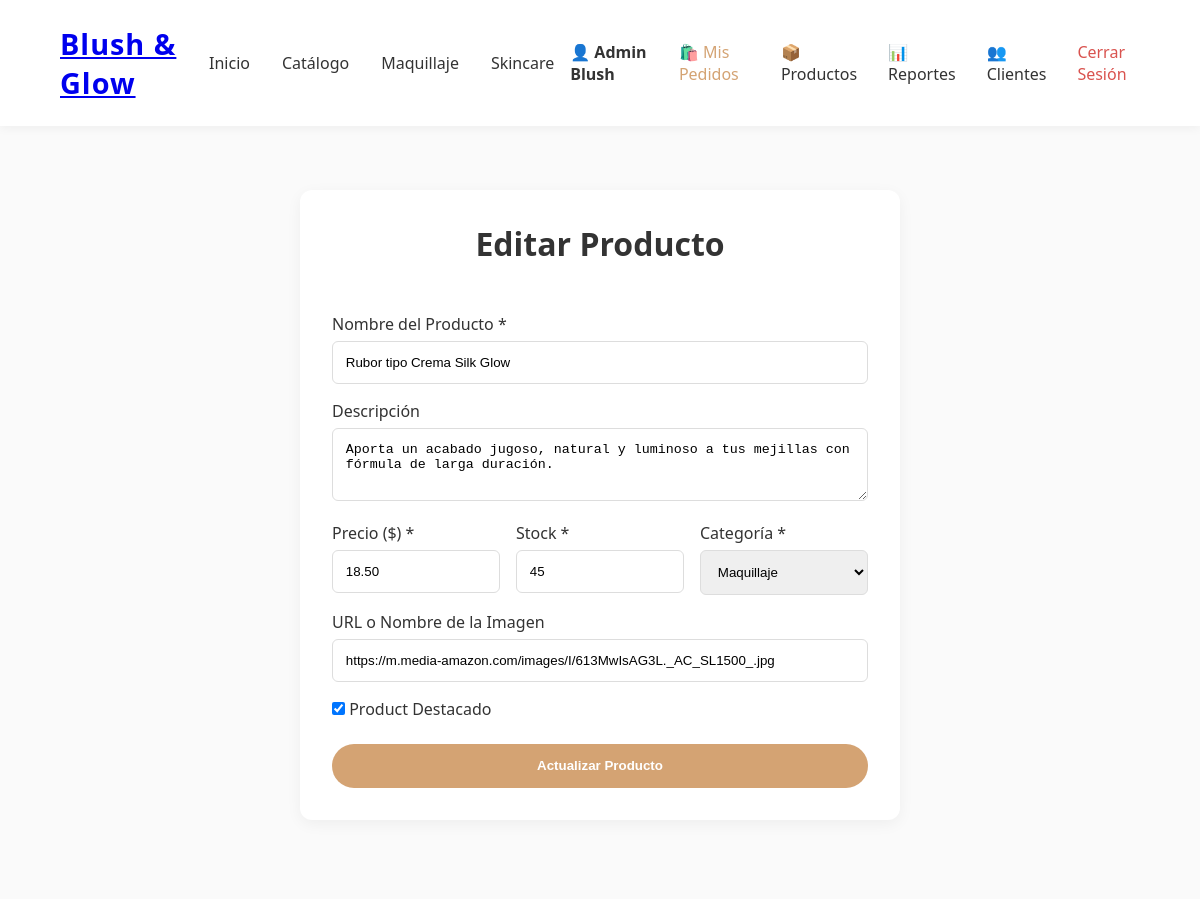
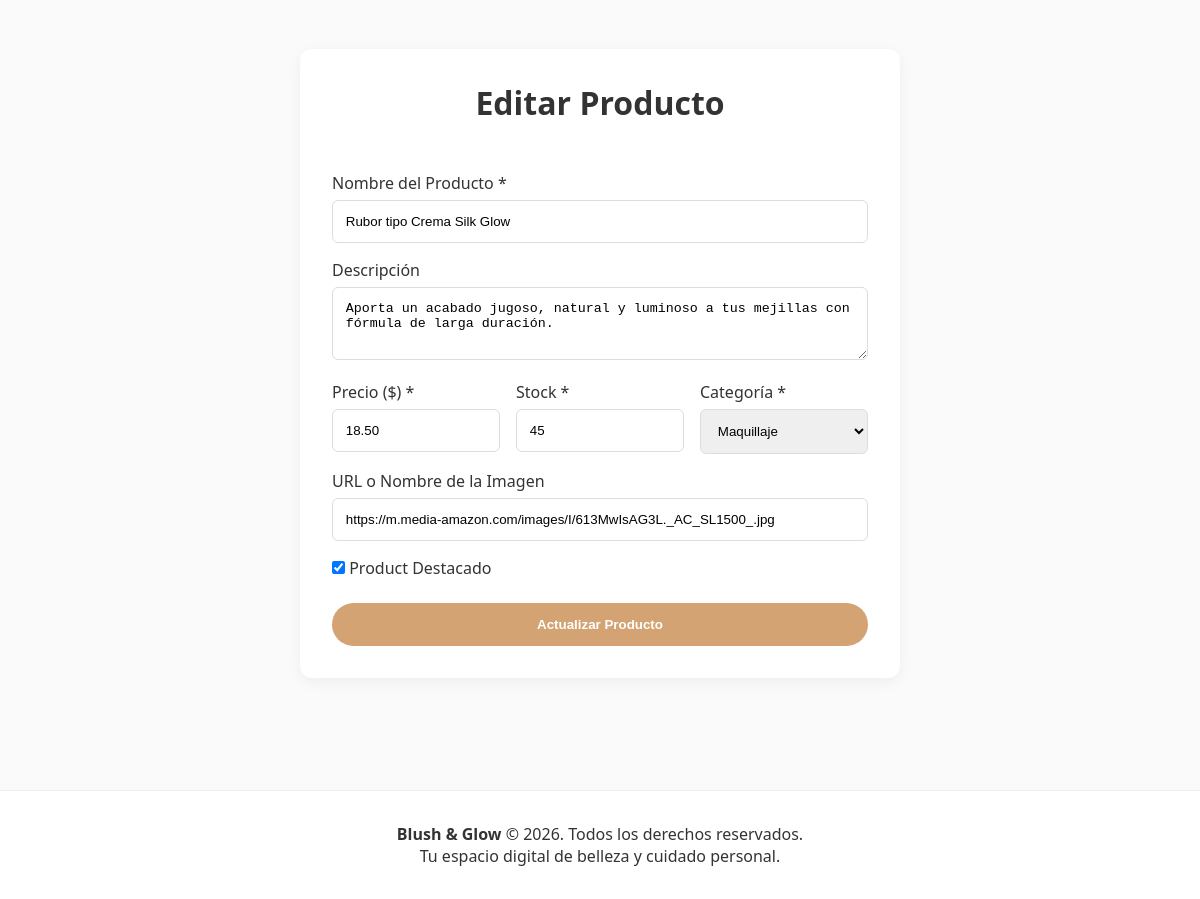
Page /index.php?c=adminProducto&a=editar&id=1 (signed in) on the committed database (2 pictures, top to bottom).
### tables this page shows
CREATE TABLE `productos` (
  `producto_id` int(11) NOT NULL,
  `categoria_id` int(11) DEFAULT NULL,
  `nombre` varchar(150) NOT NULL,
  `descripcion` text,
  `precio` decimal(10,2) NOT NULL,
  `stock` int(11) NOT NULL DEFAULT '0',
  `imagen_url` varchar(255) DEFAULT 'default-product.jpg',
  `es_destacado` tinyint(1) DEFAULT '0',
  `fecha_creacion` timestamp NOT NULL DEFAULT CURRENT_TIMESTAMP
);

### controllers/AdminProductoController.php (called while the page is built, shortened)
<?php
require_once __DIR__ . '/../models/ProductoModel.php';
class AdminProductoController {
    private $productoModel;
    public function __construct() {
        $this->productoModel = new ProductoModel();
    }
    public function editar() {
        $id = isset($_GET['id']) ? (int)$_GET['id'] : 0;
        $producto = $this->productoModel->obtenerPorId($id);
        require_once __DIR__ . '/../views/layout/header.php';
        require_once __DIR__ . '/../views/admin/form.php';
        require_once __DIR__ . '/../views/layout/footer.php';
    }
}

### config/Database.php (called while the page is built)
<?php
class Database {
    private static $host = 'localhost';
    private static $dbName = 'blush_and_glow';
    private static $username = 'root';
    private static $password = '';
    private static $conn = null;
    public static function getConnection() {
        if (self::$conn === null) {
            try {
                $dsn = 'mysql:host=' . self::$host . ';dbname=' . self::$dbName . ';charset=utf8mb4';
                $options = [
                    PDO::ATTR_ERRMODE => PDO::ERRMODE_EXCEPTION,
                    PDO::ATTR_DEFAULT_FETCH_MODE => PDO::FETCH_ASSOC,
                    PDO::ATTR_EMULATE_PREPARES => false,
                ];
                self::$conn = new PDO($dsn, self::$username, self::$password, $options);
            } catch (PDOException $e) {
                die("Error de conexión a la base de datos: " . $e->getMessage());
            }
        }
        return self::$conn;
    }
}

### models/ProductoModel.php (called while the page is built, shortened)
<?php
require_once __DIR__ . '/../config/Database.php';
class ProductoModel {
    private $db;
    public function __construct() {
        $this->db = Database::getConnection();
    }
    public function obtenerPorId($id) {
        $sql = "SELECT p.*, c.nombre AS categoria_nombre
                FROM productos p
                LEFT JOIN categorias c ON p.categoria_id = c.categoria_id
                WHERE p.producto_id = :id";
        $stmt = $this->db->prepare($sql);
        $stmt->execute([':id' => $id]);
        return $stmt->fetch();
    }
}

### views/admin/form.php (the view, shortened to what this page needs)
<?php $esEdicion = isset($producto); ?>
<main class="catalog-container">
    <div style="max-width: 600px; margin: 0 auto; background: var(--white); padding: 2rem; border-radius: 12px; box-shadow: 0 4px 15px rgba(0,0,0,0.05);">
        <h2><?php echo $esEdicion ? 'Editar Producto' : 'Nuevo Producto'; ?></h2>
        <form action="index.php?c=adminProducto&a=<?php echo $esEdicion ? 'editar&id=' . $producto['producto_id'] : 'crear'; ?>" method="POST">
            <div style="margin-bottom: 1rem;">
                <label style="display:block; margin-bottom: 0.4rem; font-weight:500;">Nombre del Producto *</label>
                <input type="text" name="nombre" required value="<?php echo $esEdicion ? htmlspecialchars($producto['nombre']) : ''; ?>" style="width:100%; padding: 0.8rem; border: 1px solid #ddd; border-radius:6px;">
            </div>
            <div style="margin-bottom: 1rem;">
                <label style="display:block; margin-bottom: 0.4rem; font-weight:500;">Descripción</label>
                <textarea name="descripcion" rows="3" style="width:100%; padding: 0.8rem; border: 1px solid #ddd; border-radius:6px;"><?php echo $esEdicion ? htmlspecialchars($producto['descripcion']) : ''; ?></textarea>
            </div>
            <div style="display: grid; grid-template-columns: 1fr 1fr 1fr; gap: 1rem; margin-bottom: 1rem;">
                <div>
                    <label style="display:block; margin-bottom: 0.4rem; font-weight:500;">Precio ($) *</label>
                    <input type="number" step="0.01" name="precio" required value="<?php echo $esEdicion ? $producto['precio'] : ''; ?>" style="width:100%; padding: 0.8rem; border: 1px solid #ddd; border-radius:6px;">
                </div>
                <div>
                    <label style="display:block; margin-bottom: 0.4rem; font-weight:500;">Stock *</label>
                    <input type="number" name="stock" required value="<?php echo $esEdicion ? $producto['stock'] : '0'; ?>" style="width:100%; padding: 0.8rem; border: 1px solid #ddd; border-radius:6px;">
                </div>
                <div>
                    <label style="display:block; margin-bottom: 0.4rem; font-weight:500;">Categoría *</label>
                    <select name="categoria_id" required style="width:100%; padding: 0.8rem; border: 1px solid #ddd; border-radius:6px;">
                        <option value="1" <?php echo ($esEdicion && $producto['categoria_id'] == 1) ? 'selected' : ''; ?>>Maquillaje</option>
                    </select>
                </div>
            </div>
            <div style="margin-bottom: 1rem;">
                <label style="display:block; margin-bottom: 0.4rem; font-weight:500;">URL o Nombre de la Imagen</label>
                <input type="text" name="imagen_url" value="<?php echo $esEdicion ? htmlspecialchars($producto['imagen_url']) : ''; ?>" placeholder="https://... o nombre-imagen.jpg" style="width:100%; padding: 0.8rem; border: 1px solid #ddd; border-radius:6px;">
            </div>
            <div style="margin-bottom: 1.5rem;">
                <label style="font-weight:500;">
                    <input type="checkbox" name="es_destacado" value="1" <?php echo ($esEdicion && $producto['es_destacado']) ? 'checked' : ''; ?>> Product Destacado
                </label>
            </div>
            <button type="submit" class="btn-primary" style="width: 100%; padding: 0.9rem; border:none; cursor:pointer;">
                <?php echo $esEdicion ? 'Actualizar Producto' : 'Guardar Producto'; ?>
            </button>
        </form>
    </div>
</main>
<?php $esEdicion = isset($producto); ?>
<main class="catalog-container">
    <div style="max-width: 600px; margin: 0 auto; background: var(--white); padding: 2rem; border-radius: 12px; box-shadow: 0 4px 15px rgba(0,0,0,0.05);">
        <h2><?php echo $esEdicion ? 'Editar Producto' : 'Nuevo Producto'; ?></h2>
        <form action="index.php?c=adminProducto&a=<?php echo $esEdicion ? 'editar&id=' . $producto['producto_id'] : 'crear'; ?>" method="POST" style="margin-top: 1.5rem;">
            <div style="margin-bottom: 1rem;">
                <label style="display:block; margin-bottom: 0.4rem; font-weight:500;">Nombre del Producto *</label>
                <input type="text" name="nombre" required value="<?php echo $esEdicion ? htmlspecialchars($producto['nombre']) : ''; ?>" style="width:100%; padding: 0.8rem; border: 1px solid #ddd; border-radius:6px;">
            </div>
            <div style="margin-bottom: 1rem;">
                <label style="display:block; margin-bottom: 0.4rem; font-weight:500;">Descripción</label>
                <textarea name="descripcion" rows="3" style="width:100%; padding: 0.8rem; border: 1px solid #ddd; border-radius:6px;"><?php echo $esEdicion ? htmlspecialchars($producto['descripcion']) : ''; ?></textarea>
            </div>
            <div style="display: grid; grid-template-columns: 1fr 1fr 1fr; gap: 1rem; margin-bottom: 1rem;">
                <div>
                    <label style="display:block; margin-bottom: 0.4rem; font-weight:500;">Precio ($) *</label>
                    <input type="number" step="0.01" name="precio" required value="<?php echo $esEdicion ? $producto['precio'] : ''; ?>" style="width:100%; padding: 0.8rem; border: 1px solid #ddd; border-radius:6px;">
                </div>
                <div>
                    <label style="display:block; margin-bottom: 0.4rem; font-weight:500;">Stock *</label>
                    <input type="number" name="stock" required value="<?php echo $esEdicion ? $producto['stock'] : '0'; ?>" style="width:100%; padding: 0.8rem; border: 1px solid #ddd; border-radius:6px;">
                </div>
                <div>
                    <label style="display:block; margin-bottom: 0.4rem; font-weight:500;">Categoría *</label>
                    <select name="categoria_id" required style="width:100%; padding: 0.8rem; border: 1px solid #ddd; border-radius:6px;">
                        <option value="1" <?php echo ($esEdicion && $producto['categoria_id'] == 1) ? 'selected' : ''; ?>>Maquillaje</option>
                    </select>
                </div>
            </div>
            <div style="margin-bottom: 1rem;">
                <label style="display:block; margin-bottom: 0.4rem; font-weight:500;">URL o Nombre de la Imagen</label>
                <input type="text" name="imagen_url" value="<?php echo $esEdicion ? htmlspecialchars($producto['imagen_url']) : ''; ?>" placeholder="https://... o nombre-imagen.jpg" style="width:100%; padding: 0.8rem; border: 1px solid #ddd; border-radius:6px;">
            </div>
            <div style="margin-bottom: 1.5rem;">
                <label style="font-weight:500;">
                    <input type="checkbox" name="es_destacado" value="1" <?php echo ($esEdicion && $producto['es_destacado']) ? 'checked' : ''; ?>> Product Destacado
                </label>
            </div>
            <button type="submit" class="btn-primary" style="width: 100%; padding: 0.9rem; border:none; cursor:pointer;">
                <?php echo $esEdicion ? 'Actualizar Producto' : 'Guardar Producto'; ?>
            </button>
        </form>
    </div>
</main>

### public/css/styles.css (style rules this page uses)
:root { --primary-color: #f8c8dc; --accent-color: #d4a373; --text-dark: #333333; --bg-light: #fafafa; --white: #ffffff; --font-main: 'Segoe UI', Tahoma, Geneva, Verdana, sans-serif; }
* { margin: 0; padding: 0; box-sizing: border-box; }
body { font-family: var(--font-main); background-color: var(--bg-light); color: var(--text-dark); }
.btn-primary { display: inline-block; background-color: var(--accent-color); color: var(--white); padding: 0.8rem 2rem; border-radius: 25px; text-decoration: none; font-weight: bold; transition: background-color 0.3s; }
.catalog-container { padding: 4rem 5%; }
.catalog-container h2 { text-align: center; margin-bottom: 3rem; font-size: 2rem; }

### rows in the picture
productos: nombre "Rubor tipo Crema Silk Glow", descripcion "Aporta un acabado jugoso, natural y luminoso a tus mejillas con fórmula de larga duración.", precio "18.50", stock "45", categoria_id "Maquillaje", imagen_url "https://m.media-amazon.com/images/I/613MwIsAG3L._AC_SL1500_.jpg", es_destacado "☑"

### other values in the picture
$_SESSION['usuario']['nombre'] "Admin Blush"
